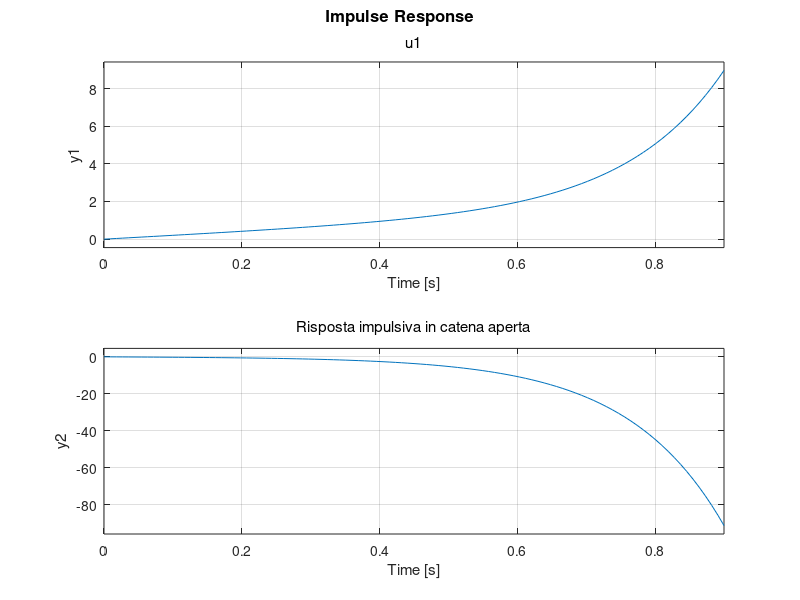
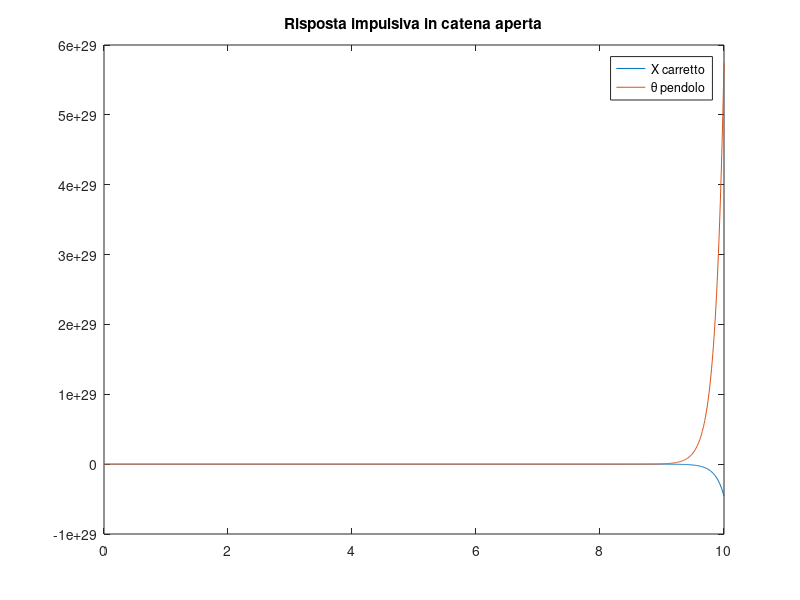
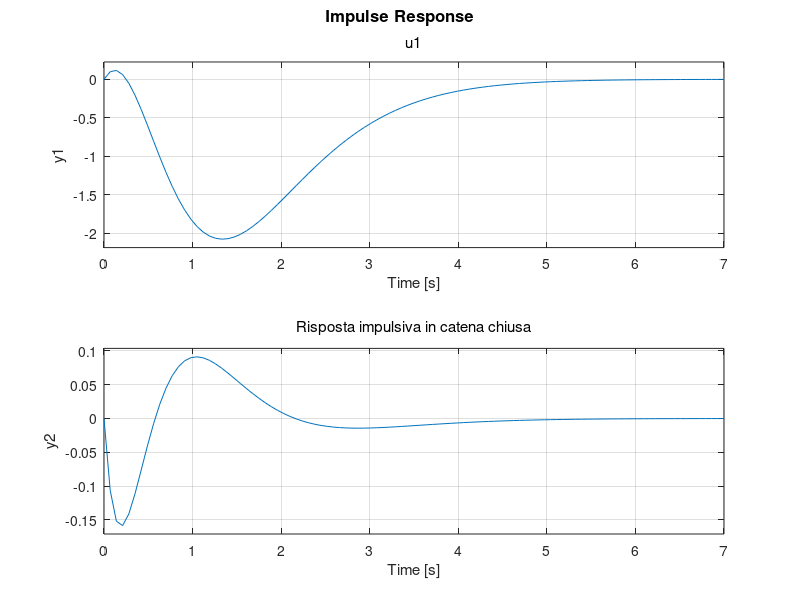
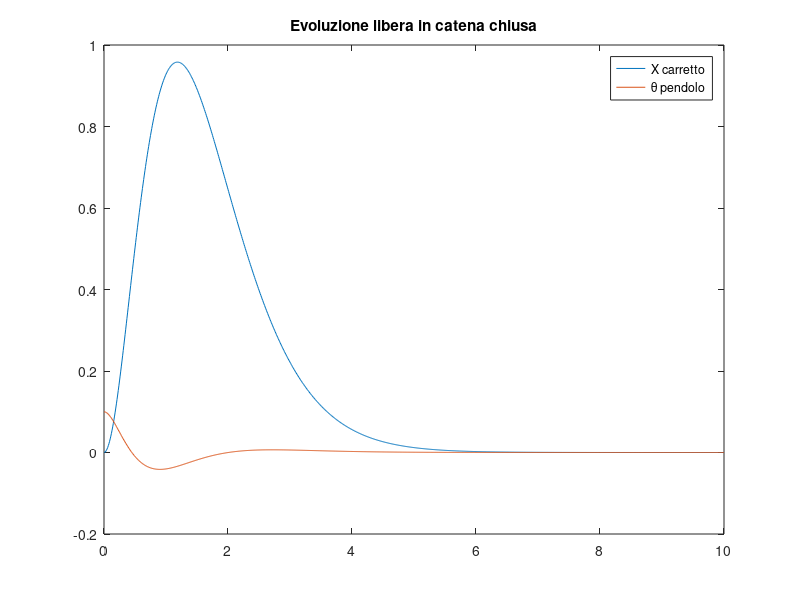

Write the MATLAB code that produced these figures, in order.
clear all
close all
clc

M = 0.5;
m = 0.2;
I = 0.006;
g = 9.8;
d = 1;

f=(-M*m*d^2+I*(m+M));

A= [0 1 0 0;
    0 0 (d^2*m^2*g)/f 0;
    0 0 0 1;
    0 0 (-d*M*g)/f 0]

B= [0;
    (I-d^2 * m)/f;
    0;
    (d*m)/f]

C= [1 0 0 0;  %conosco posizione del carretto
    0 0 1 0]  %conosco angolo del pendolo  

D= [0;
    0];

SYS=ss(A,B,C,D);
R=ctrb(A,B);
O=obsv(A,C);

rR=rank(R); %SYS Ragg
rO=rank(O); %SYS Oss

%risposta impulsiva catena aperta
figure(1)
impulse(SYS)
title('Risposta impulsiva in catena aperta')

%evoluzione libera catena aperta
x0=[0;0;0.1;0];
figure(2)
[y,t]=initial(SYS,x0,0:0.01:10)
plot(t,y(:,1),t,y(:,2))
title('Risposta impulsiva in catena aperta')
legend('X carretto', '\theta pendolo')

%Controllore e Osservatore
K=place(A,B,[-2 -2.1 -2.3 -2.4]);
G=place(A',C',[-1 -2 -3 -4]);
G=G';

%Sistema catena chiusa
Ac=[A-B*K -B*K; zeros(4) A-G*C];
Bc=[B; zeros(4,1)]
Cc=[C zeros(2,4)]
Dc=[0;0]
SYS_cc=ss(Ac,Bc,Cc,Dc)

%Risposta impulsiva sistema in catena chiusa
figure(3)
impulse(SYS_cc)
title('Risposta impulsiva in catena chiusa')

%Evoluzione libera sistema in catena chiusa
x0=[0;0;0.1;0;0;0;0;0]
[y,t]=initial(SYS_cc,x0,0:0.01:10);
figure(4)
plot(t,y(:,1),t,y(:,2))
legend('X carretto', '\theta pendolo')
title('Evoluzione libera in catena chiusa')

%Animazione sistema
for i=1:2:1001
    figure(5)
    plot(y(i,1),0,'sb','MarkerSize',40)
    hold on
    plot([y(i,1) y(i,1)+d*sin(y(i,2))],[0 d*cos(y(i,2))],'-r')
    hold off
    xlim([-2 2])
    ylim([-2 2])
    drawnow
end




